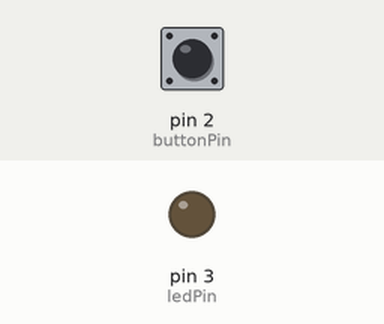
This sketch was run on a simulated Arduino Uno, built with avr-gcc and run on an emulated ATmega328P. Shown: output pins drawn as LEDs (lit = HIGH). The test bench sets the inputs (shaded band); at power-on: pin 2 (buttonPin) HIGH.

Above: at 1.2 s.
1.3 s: pin 2 (buttonPin) pulled LOW for 3.2 s
At 1.9 s:
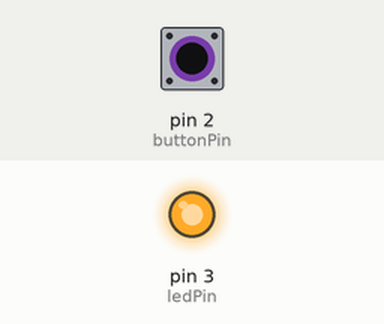
Timing chart, 0 to 6.8 s (numbered marks = the images above; inputs shaded):
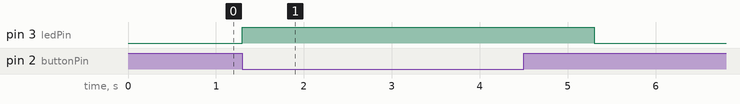

The sketch:

code-if1-buttonAndLED.ino
```cpp
// When the button is pressed, the LED turns on for 1 second

const int buttonPin = 2;  // Button connected to pin 2
const int ledPin = 3;     // LED connected to pin 3

void setup() {
  pinMode(buttonPin, INPUT_PULLUP); // internal pull-up resistor (button to GND)
  pinMode(ledPin, OUTPUT);
}

void loop() {
  int buttonState = digitalRead(buttonPin);

  if (buttonState == LOW) {          // button pressed
    digitalWrite(ledPin, HIGH);      // LED on
    delay(1000);                     // keep it on for 1 second
    digitalWrite(ledPin, LOW);       // then turn it off
  }
}
```

Measured:
- after the input at 1.3 s, pin 3 (ledPin): LOW → HIGH at once, → LOW 4.0 s later
